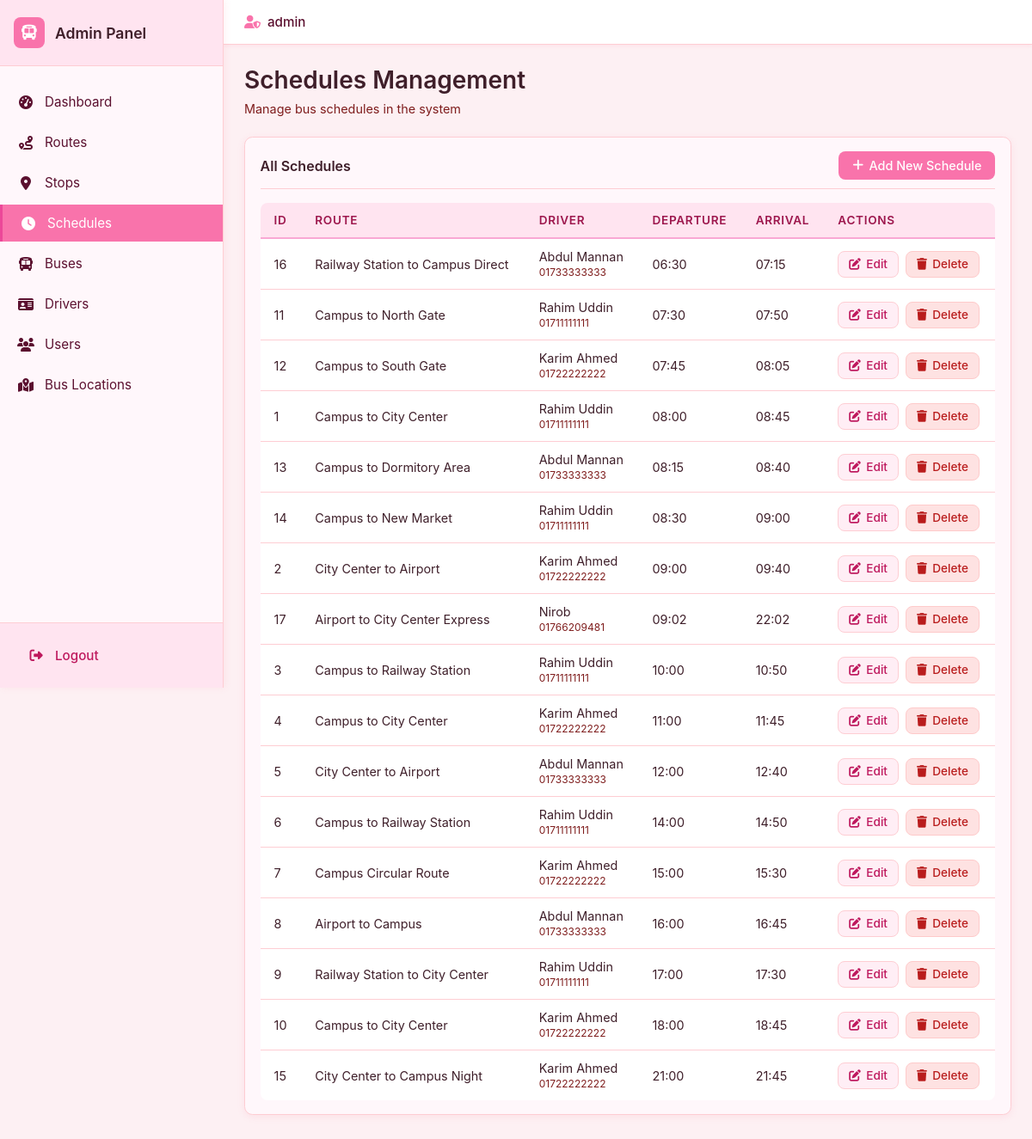
Screenshot of /admin/schedules/index.php (signed in) with the database file from the repository.
### tables this page shows
CREATE TABLE `schedule` (
  `schedule_id` int(11) NOT NULL,
  `departure_time` time NOT NULL,
  `arrival_time` time NOT NULL,
  `route_id` int(11) NOT NULL,
  `admin_id` int(11) NOT NULL,
  `driver_id` int(11) NOT NULL
);

CREATE TABLE `route` (
  `route_id` int(11) NOT NULL,
  `route_name` varchar(100) NOT NULL
);

CREATE TABLE `driver` (
  `driver_id` int(11) NOT NULL,
  `driver_name` varchar(100) NOT NULL,
  `phone_number` varchar(20) NOT NULL,
  `password` varchar(255) NOT NULL
);

### admin/schedules/index.php (the view, shortened to what this page needs)
<?php
include __DIR__ . "/../../includes/db.php";
include __DIR__ . "/../../includes/admin_header.php";
$schedules = [];
$sql = "
    SELECT
        s.schedule_id,
        s.departure_time,
        s.arrival_time,
        r.route_name,
        d.driver_name,
        d.phone_number as driver_phone
    FROM schedule s
    JOIN route r ON r.route_id = s.route_id
    JOIN driver d ON d.driver_id = s.driver_id
    ORDER BY s.departure_time ASC
";
if ($result = mysqli_query($conn, $sql)) {
    while ($row = mysqli_fetch_assoc($result)) {
        $schedules[] = $row;
    }
}
?>
<div class="admin-page-header">
    <h1 class="admin-page-title">Schedules Management</h1>
    <p class="admin-page-subtitle">Manage bus schedules in the system</p>
</div>
<div class="admin-card">
    <div class="admin-card-header">
        <h2 class="admin-card-title">All Schedules</h2>
        <a href="/bus/admin/schedules/add.php" class="admin-btn admin-btn-primary">
            <i class="fa-solid fa-plus"></i> Add New Schedule
        </a>
    </div>
    <?php if (!empty($schedules)): ?>
        <div class="admin-table-wrapper">
            <table class="admin-table">
                <thead>
                    <tr>
                        <th>ID</th>
                        <th>Route</th>
                        <th>Driver</th>
                        <th>Departure</th>
                        <th>Arrival</th>
                        <th>Actions</th>
                    </tr>
                </thead>
                <tbody>
                    <?php foreach ($schedules as $schedule): ?>
                        <tr>
                            <td><?php echo htmlspecialchars($schedule['schedule_id']); ?></td>
                            <td><?php echo htmlspecialchars($schedule['route_name']); ?></td>
                            <td>
                                <?php echo htmlspecialchars($schedule['driver_name']); ?>
                                <br><small style="color: #7f1d1d;"><?php echo htmlspecialchars($schedule['driver_phone']); ?></small>
                            </td>
                            <td><?php echo date('H:i', strtotime($schedule['departure_time'])); ?></td>
                            <td><?php echo date('H:i', strtotime($schedule['arrival_time'])); ?></td>
                            <td>
                                <div class="admin-actions">
                                    <a href="/bus/admin/schedules/edit.php?id=<?php echo $schedule['schedule_id']; ?>" class="admin-btn admin-btn-secondary admin-btn-sm">
                                        <i class="fa-solid fa-edit"></i> Edit
                                    </a>
                                    <a href="/bus/admin/schedules/delete.php?id=<?php echo $schedule['schedule_id']; ?>" class="admin-btn admin-btn-danger admin-btn-sm" onclick="return confirm('Are you sure you want to delete this schedule?');">
                                        <i class="fa-solid fa-trash"></i> Delete
                                    </a>
                                </div>
                            </td>
                        </tr>
                    <?php endforeach; ?>
                </tbody>
            </table>
        </div>
    <?php endif; ?>
</div>
<?php include __DIR__ . "/../../includes/admin_footer.php"; ?>

### assets/css/style.css (style rules this page uses)
*, *::before, *::after { box-sizing: border-box; margin: 0; padding: 0; }
body { font-family: -apple-system, BlinkMacSystemFont, "Segoe UI", Arial, sans-serif; background: #ffeef5; color: #3f1f2a; min-height: 100vh; }

### assets/css/admin.css (style rules this page uses)
.admin-body { margin: 0; padding: 0; font-family: -apple-system, BlinkMacSystemFont, 'Segoe UI', Roboto, 'Helvetica Neue', Arial, sans-serif; background: #fdf0f3; color: #3f1f2a; }
.admin-page-header { margin-bottom: 1.5rem; }
.admin-page-title { font-size: 1.75rem; font-weight: 600; color: #3f1f2a; margin: 0 0 0.5rem 0; }
.admin-page-subtitle { font-size: 0.9rem; color: #7f1d1d; margin: 0; }
.admin-card { background: #fff7fb; border-radius: 0.6rem; padding: 1rem 1.1rem; border: 1px solid #fecdd3; box-shadow: 0 2px 8px rgba(248, 113, 150, 0.12); margin-bottom: 1.25rem; }
.admin-card-header { display: flex; align-items: center; justify-content: space-between; margin-bottom: 0.85rem; padding-bottom: 0.65rem; border-bottom: 1px solid #fecdd3; }
.admin-card-title { font-size: 1rem; font-weight: 600; color: #3f1f2a; margin: 0; }
.admin-table-wrapper { overflow-x: auto; margin-top: 1rem; }
.admin-table { width: 100%; border-collapse: collapse; background: #ffffff; border-radius: 0.5rem; overflow: hidden; }
.admin-table thead { background: #ffe4f0; }
.admin-table th { padding: 0.75rem 1rem; text-align: left; font-weight: 600; font-size: 0.85rem; color: #9d174d; text-transform: uppercase; letter-spacing: 0.05em; border-bottom: 2px solid #f9a8d4; }
.admin-table td { padding: 0.75rem 1rem; border-bottom: 1px solid #fecdd3; color: #3f1f2a; font-size: 0.9rem; }
.admin-table tbody tr:last-child td { border-bottom: none; }
.admin-actions { display: flex; gap: 0.5rem; align-items: center; }
.admin-btn { display: inline-flex; align-items: center; gap: 0.4rem; padding: 0.5rem 1rem; border-radius: 0.5rem; border: none; font-size: 0.9rem; font-weight: 500; cursor: pointer; text-decoration: none; transition: all 0.2s ease; }
.admin-btn-primary { background: #f973ab; color: #ffffff; }
.admin-btn-secondary { background: #ffeef5; color: #be185d; border: 1px solid #fecdd3; }
.admin-btn-danger { background: #fee2e2; color: #b91c1c; border: 1px solid #fecaca; }
.admin-btn-sm { padding: 0.4rem 0.75rem; font-size: 0.85rem; }

### rows the page displays
schedule: schedule_id "16", route.route_name "Railway Station to Campus Direct", driver.driver_name "Abdul Mannan", driver.phone_number "01733333333", departure_time "06:30", arrival_time "07:15"
schedule: schedule_id "11", route.route_name "Campus to North Gate", driver.driver_name "Rahim Uddin", driver.phone_number "01711111111", departure_time "07:30", arrival_time "07:50"
schedule: schedule_id "12", route.route_name "Campus to South Gate", driver.driver_name "Karim Ahmed", driver.phone_number "01722222222", departure_time "07:45", arrival_time "08:05"
schedule: schedule_id "1", route.route_name "Campus to City Center", driver.driver_name "Rahim Uddin", driver.phone_number "01711111111", departure_time "08:00", arrival_time "08:45"
schedule: schedule_id "13", route.route_name "Campus to Dormitory Area", driver.driver_name "Abdul Mannan", driver.phone_number "01733333333", departure_time "08:15", arrival_time "08:40"
schedule: schedule_id "14", route.route_name "Campus to New Market", driver.driver_name "Rahim Uddin", driver.phone_number "01711111111", departure_time "08:30", arrival_time "09:00"
schedule: schedule_id "2", route.route_name "City Center to Airport", driver.driver_name "Karim Ahmed", driver.phone_number "01722222222", departure_time "09:00", arrival_time "09:40"
schedule: schedule_id "17", route.route_name "Airport to City Center Express", driver.driver_name "Nirob", driver.phone_number "01766209481", departure_time "09:02", arrival_time "22:02"
schedule: schedule_id "3", route.route_name "Campus to Railway Station", driver.driver_name "Rahim Uddin", driver.phone_number "01711111111", departure_time "10:00", arrival_time "10:50"
schedule: schedule_id "4", route.route_name "Campus to City Center", driver.driver_name "Karim Ahmed", driver.phone_number "01722222222", departure_time "11:00", arrival_time "11:45"
schedule: schedule_id "5", route.route_name "City Center to Airport", driver.driver_name "Abdul Mannan", driver.phone_number "01733333333", departure_time "12:00", arrival_time "12:40"
schedule: schedule_id "6", route.route_name "Campus to Railway Station", driver.driver_name "Rahim Uddin", driver.phone_number "01711111111", departure_time "14:00", arrival_time "14:50"
schedule: schedule_id "7", route.route_name "Campus Circular Route", driver.driver_name "Karim Ahmed", driver.phone_number "01722222222", departure_time "15:00", arrival_time "15:30"
schedule: schedule_id "8", route.route_name "Airport to Campus", driver.driver_name "Abdul Mannan", driver.phone_number "01733333333", departure_time "16:00", arrival_time "16:45"
schedule: schedule_id "9", route.route_name "Railway Station to City Center", driver.driver_name "Rahim Uddin", driver.phone_number "01711111111", departure_time "17:00", arrival_time "17:30"
schedule: schedule_id "10", route.route_name "Campus to City Center", driver.driver_name "Karim Ahmed", driver.phone_number "01722222222", departure_time "18:00", arrival_time "18:45"
schedule: schedule_id "15", route.route_name "City Center to Campus Night", driver.driver_name "Karim Ahmed", driver.phone_number "01722222222", departure_time "21:00", arrival_time "21:45"

### other values shown
$_SESSION['admin_username'] "admin"
